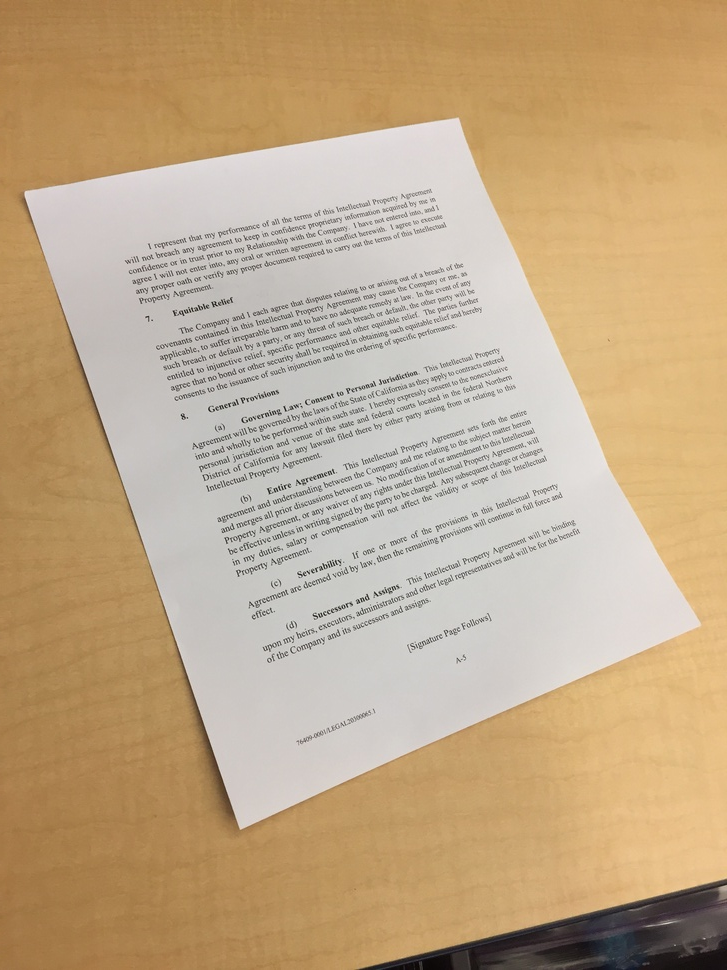
#> input picture images/textos/desk.JPG, 727 x 970 px, shrunk from 2448 x 3264 before the run, found by its file name
$ python rotar.py   (older library calls are emulated)
#> lines starting #> are read from the running program, lines starting #| are printed output that depends on the picture; after the words box and inside, x2 and y2 are one past the last pixel; in counts of white or black regions, pixels touching at a corner belong together
import cv2
import numpy as np
import matplotlib.pyplot as plt

image = cv2.imread('images/textos/desk.JPG')
#> image is the input picture: shape (970, 727, 3); mean B, G, R 136.6, 169.3, 193.6
# image = image[0:2400,800:2800,:]

gray = cv2.cvtColor(image, cv2.COLOR_BGR2GRAY)
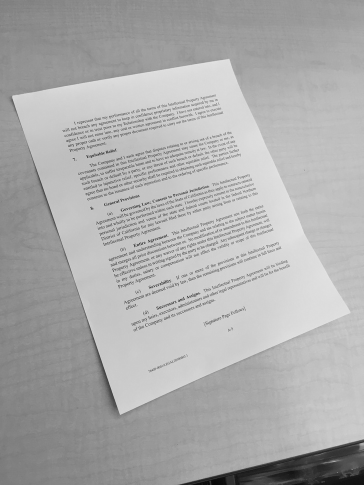
#> gray: shape (970, 727) (shown at 1/2 size); min 5, max 253, mean 172.8
gray = cv2.cvtColor(image, cv2.COLOR_BGR2GRAY)
blurred = cv2.GaussianBlur(gray, (5, 5), 0)
edged = cv2.Canny(blurred, 75, 200)
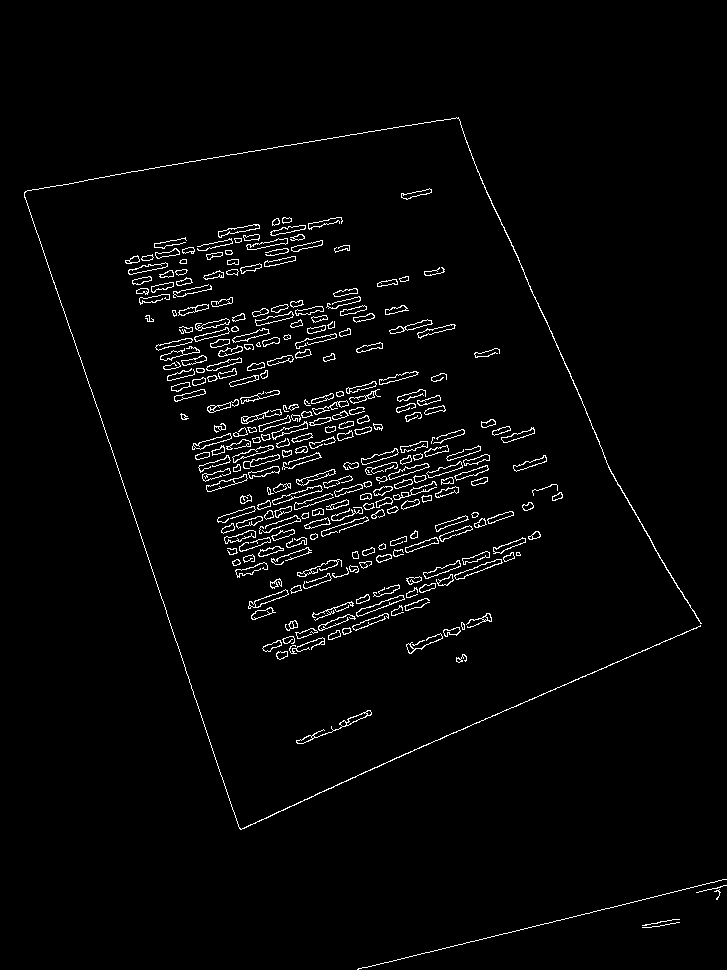
#> edged: shape (970, 727); 2.6% white in thin lines or dots, all inside (x1, y1, x2, y2) = (24, 117, 727, 970)

contours, _ = cv2.findContours(edged.copy(), cv2.RETR_LIST, cv2.CHAIN_APPROX_SIMPLE)
#> contours = 520 contours, 117 with area under 20; largest, box (x1, y1, x2, y2) and area: (24, 117, 702, 830) 302, (272, 485, 323, 505) 256, (356, 595, 405, 617) 252, (454, 559, 503, 580) 240, (296, 710, 372, 744) 234
contours = sorted(contours, key=cv2.contourArea, reverse=True)

document_contour = np.empty([2,2])
# Loop over the contours to find the document
for contour in contours:
    peri = cv2.arcLength(contour, True)
    approx = cv2.approxPolyDP(contour, 0.02 * peri, True)

    if len(approx) == 4:
        document_contour = approx
        break
#> this loop made 3 passes
#> (peri, document_contour) on pass 3: (116.9, [[403, 595], [361, 608], [356, 615], [404, 599]])

def order_points(pts):
    rect = np.zeros((4, 2), dtype="float32")
    s = pts.sum(axis=1)
    rect[0] = pts[np.argmin(s)]
    rect[2] = pts[np.argmax(s)]
    diff = np.diff(pts, axis=1)
    rect[1] = pts[np.argmin(diff)]
    rect[3] = pts[np.argmax(diff)]
    return rect

def four_point_transform(image, pts):
    rect = order_points(pts)
    (tl, tr, br, bl) = rect

    widthA = np.sqrt(((br[0] - bl[0]) ** 2) + ((br[1] - bl[1]) ** 2))
    widthB = np.sqrt(((tr[0] - tl[0]) ** 2) + ((tr[1] - tl[1]) ** 2))
    maxWidth = max(int(widthA), int(widthB))

    heightA = np.sqrt(((tr[0] - br[0]) ** 2) + ((tr[1] - br[1]) ** 2))
    heightB = np.sqrt(((tl[0] - bl[0]) ** 2) + ((tl[1] - bl[1]) ** 2))
    maxHeight = max(int(heightA), int(heightB))

    dst = np.array([
        [0, 0],
        [maxWidth - 1, 0],
        [maxWidth - 1, maxHeight - 1],
        [0, maxHeight - 1]], dtype="float32")

    M = cv2.getPerspectiveTransform(rect, dst)
    warped = cv2.warpPerspective(image, M, (maxWidth, maxHeight))

    return warped

# print(document_contour.flatten('F')[0:4])
# print(document_contour.flatten('F')[4:8])
x = document_contour.flatten('F')[0:4]
#> x = [403, 361, 356, 404]
y = document_contour.flatten('F')[4:8]
#> y = [595, 608, 615, 599]
warped = four_point_transform(image, document_contour.reshape(4, 2))
#> in order_points, `s = pts.sum(axis=1)`: s = [998, 969, 971, 1003]
#> in order_points, `diff = np.diff(pts, axis=1)`: diff = [192, 247, 259, 195]
#> in four_point_transform, `rect = order_points(pts)`: rect = [[361, 608], [403, 595], [404, 599], [356, 615]]
#> in four_point_transform, `(tl, tr, br, bl) = rect`: tl = [361, 608]; tr = [403, 595]; br = [404, 599]; bl = [356, 615]
#> in four_point_transform, `widthA = np.sqrt(((br[0] - bl[0]) ** 2) + ((br[1] - bl[1]) ** 2))`: widthA = 50.6
#> in four_point_transform, `widthB = np.sqrt(((tr[0] - tl[0]) ** 2) + ((tr[1] - tl[1]) ** 2))`: widthB = 43.97
#> in four_point_transform, `maxWidth = max(int(widthA), int(widthB))`: maxWidth = 50
#> in four_point_transform, `heightA = np.sqrt(((tr[0] - br[0]) ** 2) + ((tr[1] - br[1]) ** 2))`: heightA = 4.12
#> in four_point_transform, `heightB = np.sqrt(((tl[0] - bl[0]) ** 2) + ((tl[1] - bl[1]) ** 2))`: heightB = 8.6
#> in four_point_transform, `maxHeight = max(int(heightA), int(heightB))`: maxHeight = 8
#> in four_point_transform, `dst = np.array([ [0, 0], [maxWidth - 1, 0], [maxWidth - 1, maxHeight -..`: dst = [[0, 0], [49, 0], [49, 7], [0, 7]]
#> in four_point_transform, `M = cv2.getPerspectiveTransform(rect, dst)`: M = [[-0.0861, -0.0615, 68.48], [-0.0323, -0.104, 75.13], [-0.000194, -0.00165, 1]]

# [4 lines of commented-out code are left out]

warped_gray = cv2.cvtColor(warped, cv2.COLOR_BGR2GRAY)
cleaned = cv2.adaptiveThreshold(warped_gray, 255, cv2.ADAPTIVE_THRESH_GAUSSIAN_C, cv2.THRESH_BINARY, 11, 2)


# [22 lines left out: function rotate_image, not called in this run]

# rotated_image = rotate_image(image)
#


def applySobel(image):
    blurred = cv2.GaussianBlur(image,(5,5),0)
    grad_x = cv2.Sobel(blurred,cv2.CV_16S,1,0,ksize=3)
    grad_y = cv2.Sobel(blurred,cv2.CV_16S,0,1,ksize=3)

    abs_grad_x = cv2.convertScaleAbs(grad_x)
    abs_grad_y = cv2.convertScaleAbs(grad_y)
    grad = cv2.addWeighted(abs_grad_x,0.5,abs_grad_y,0.5,0)

    return grad

grad = applySobel(image)
#> in applySobel, `grad_x = cv2.Sobel(blurred,cv2.CV_16S,1,0,ksize=3)`:
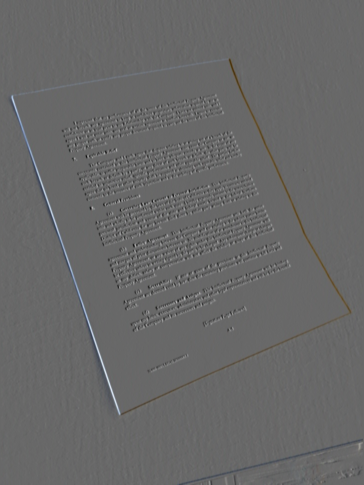
#> grad_x: shape (970, 727, 3) int16 (shown at 1/2 size); mean B, G, R 0.4, 0.5, 0.4; drawn with min black and max white
#> in applySobel, `grad_y = cv2.Sobel(blurred,cv2.CV_16S,0,1,ksize=3)`:
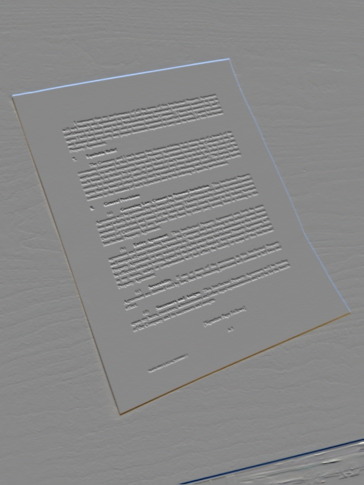
#> grad_y: shape (970, 727, 3) int16 (shown at 1/2 size); mean B, G, R -0.2, -0.5, -0.6; drawn with min black and max white
#> in applySobel, `grad = cv2.addWeighted(abs_grad_x,0.5,abs_grad_y,0.5,0)`:
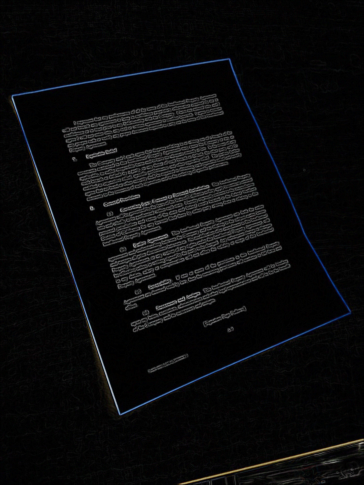
#> grad: shape (970, 727, 3) (shown at 1/2 size); mean B, G, R 11.4, 10.8, 10.6

kernel = np.ones((5,5),np.uint8)
img = cv2.morphologyEx(image, cv2.MORPH_CLOSE, kernel,iterations=3)
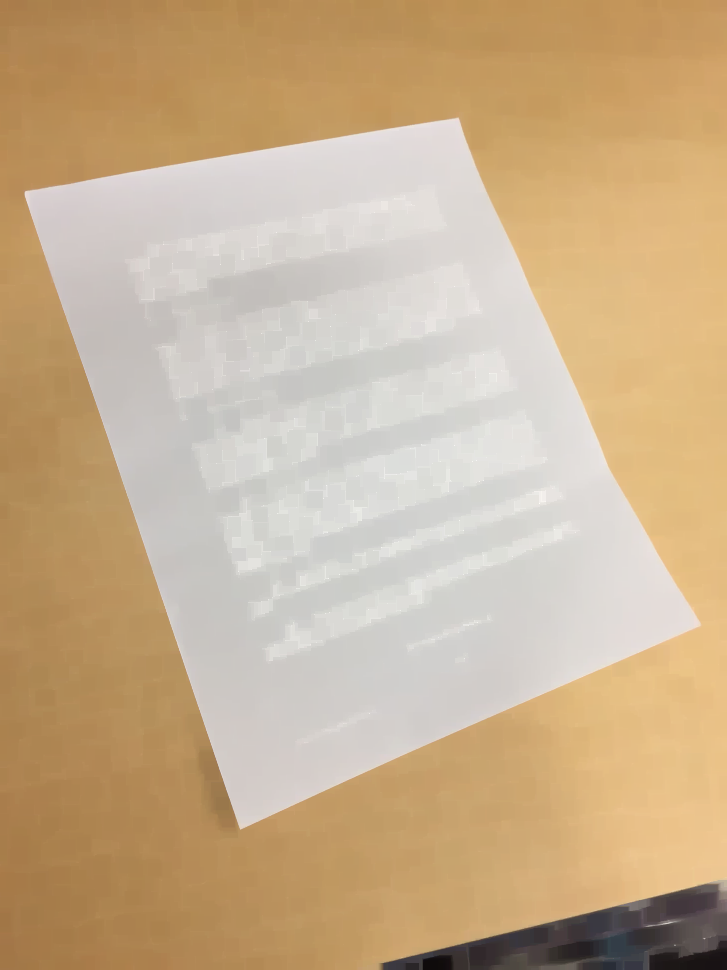
#> img: shape (970, 727, 3); mean B, G, R 143.9, 176.5, 201


plt.figure()
plt.imshow(img[:,:,[2,1,0]])
plt.show()

$ run again, with images/textos/cell_pic.jpg copied over images/textos/desk.JPG
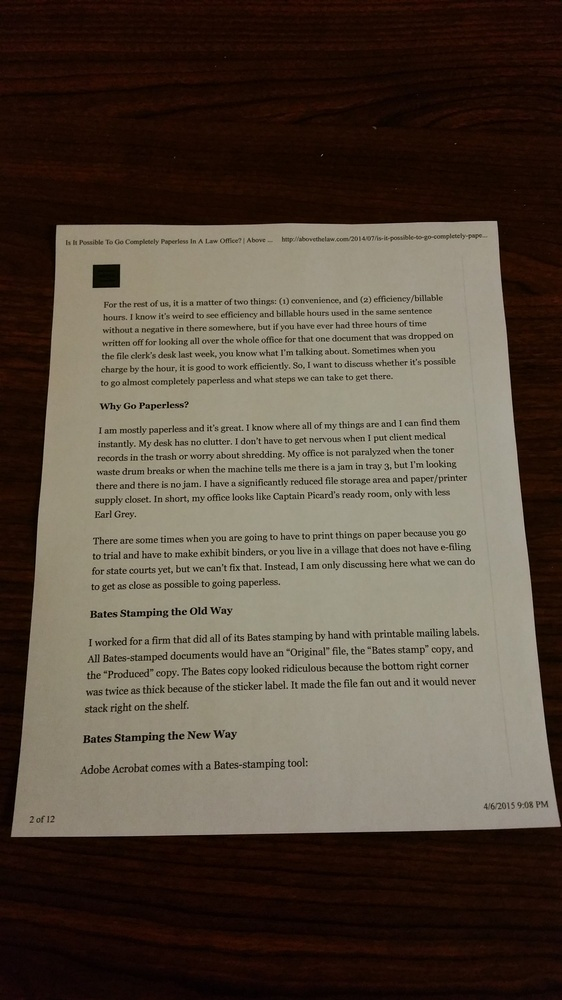
#> input picture images/textos/cell_pic.jpg, 562 x 1000 px, shrunk from 2988 x 5312 before the run, found by its file name
#> image is the input picture: shape (1000, 562, 3); mean B, G, R 66.7, 78.9, 90.4
#> `edged = cv2.Canny(blurred, 75, 200)`:
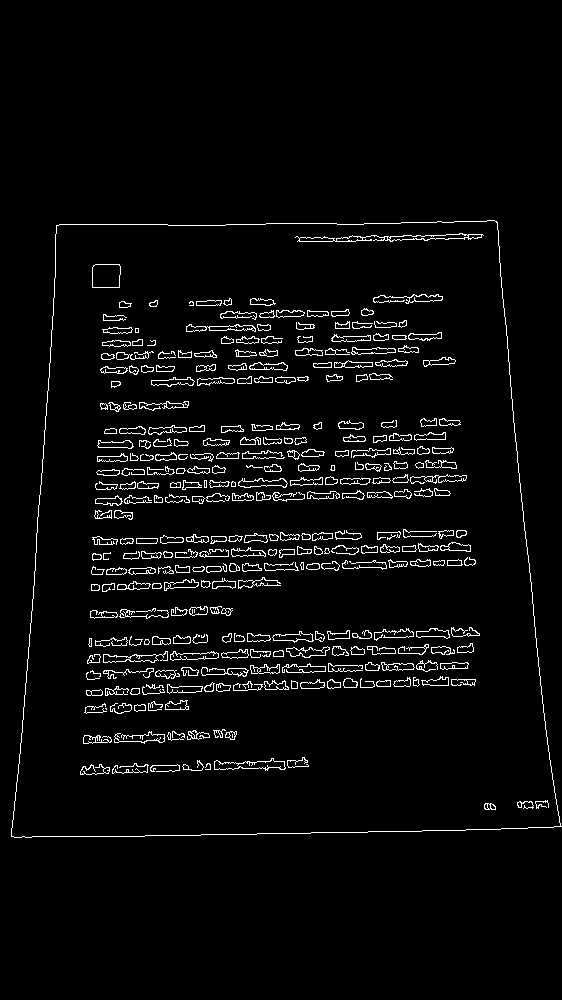
#> edged: shape (1000, 562); 3.8% white in thin lines or dots, all inside (x1, y1, x2, y2) = (11, 220, 562, 838)
#> contours = 621 contours, 162 with area under 20; largest, box (x1, y1, x2, y2) and area: (11, 220, 562, 838) 297859, (11, 220, 561, 838) 297856, (92, 264, 121, 288) 626, (92, 264, 121, 288) 624, (295, 233, 484, 242) 602
#> the loop `for contour in contours:` made 1 pass
#> (peri, document_contour) on pass 1: (2262.3, [[496, 221], [56, 225], [11, 836], [561, 826]])
#> x = [496, 56, 11, 561]
#> y = [221, 225, 836, 826]
#> s = [717, 281, 847, 1387]
#> diff = [-275, 169, 825, 265]
#> rect = [[56, 225], [496, 221], [561, 826], [11, 836]]
#> tl = [56, 225]; tr = [496, 221]; br = [561, 826]; bl = [11, 836]
#> widthA = 550.1
#> widthB = 440
#> maxWidth = 550
#> heightA = 608.5
#> heightB = 612.7
#> maxHeight = 612
#> dst = [[0, 0], [549, 0], [549, 611], [0, 611]]
#> M = [[1.37, 0.101, -99.1], [0.0125, 1.38, -310.9], [-1.23e-05, 0.000452, 1]]
#> cleaned: shape (612, 550); 85.4% white; black in thin lines or dots
#> `img = cv2.morphologyEx(image, cv2.MORPH_CLOSE, kernel,iterations=3)`:
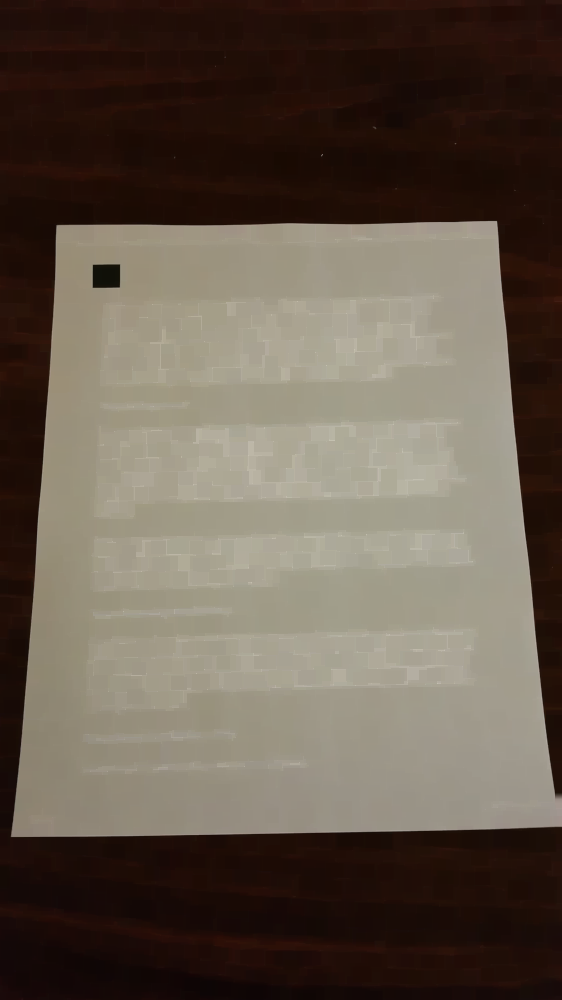
#> img: shape (1000, 562, 3); mean B, G, R 75.8, 87.9, 99.6

$ run again, with images/textos/chart.JPG copied over images/textos/desk.JPG
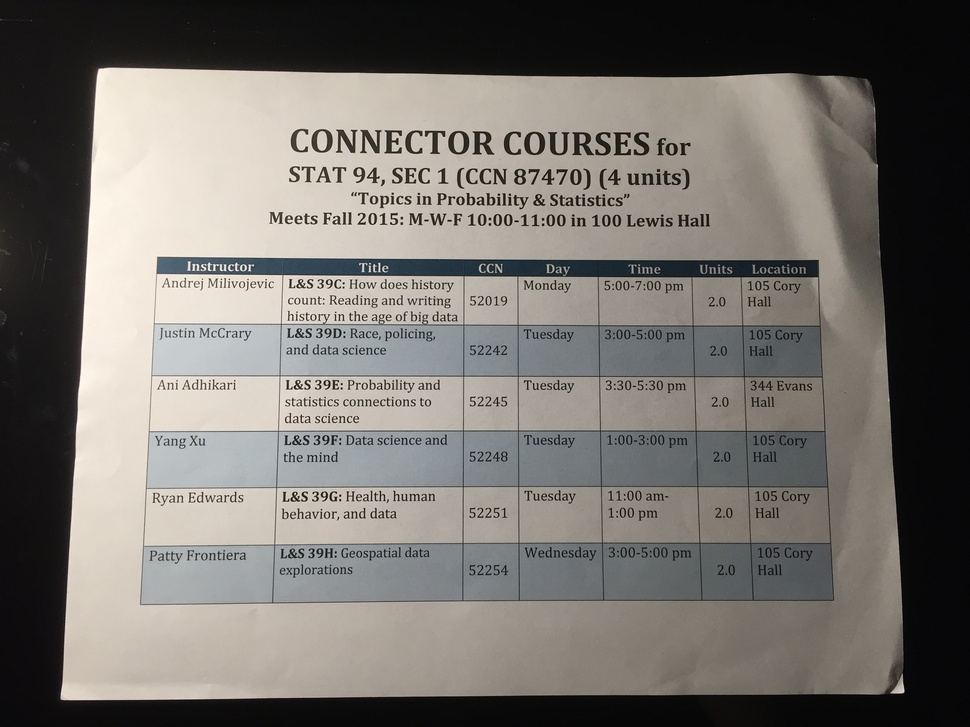
#> input picture images/textos/chart.JPG, 970 x 727 px, shrunk from 3264 x 2448 before the run, found by its file name
#> image is the input picture: shape (727, 970, 3); mean B, G, R 109.6, 114.5, 118.2
#> `edged = cv2.Canny(blurred, 75, 200)`:
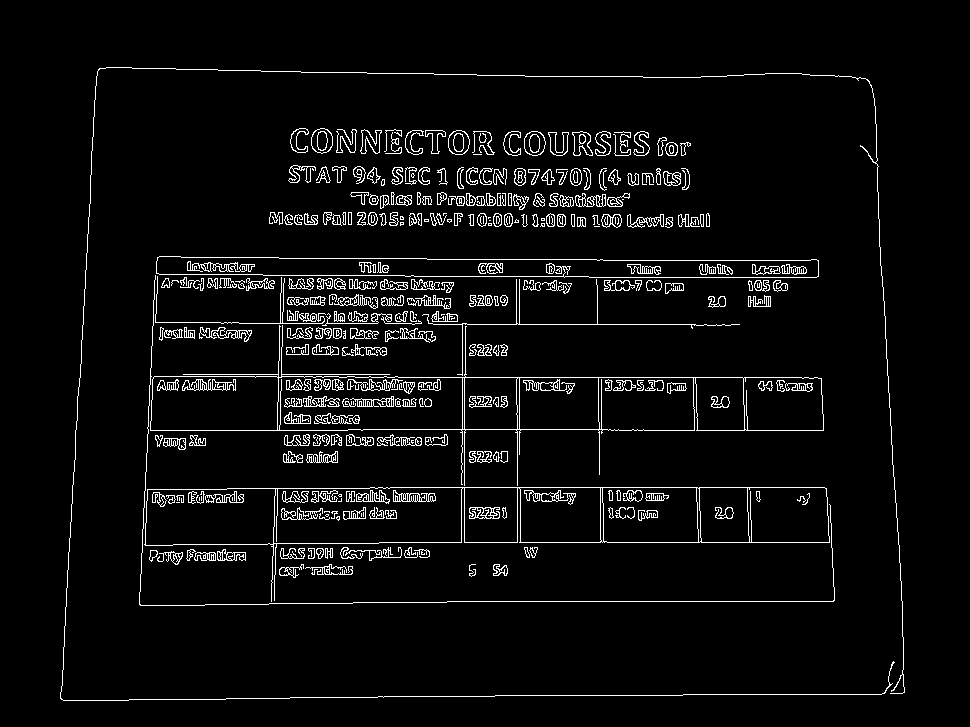
#> edged: shape (727, 970); 4.7% white in thin lines or dots, all inside (x1, y1, x2, y2) = (60, 67, 905, 701)
#> contours = 923 contours, 405 with area under 20; largest, box (x1, y1, x2, y2) and area: (144, 487, 830, 602) 37234, (150, 325, 824, 486) 35334, (156, 256, 819, 278) 11322, (156, 256, 819, 278) 11302, (273, 487, 463, 544) 10294
#> the loop `for contour in contours:` made 7 passes
#> (peri, document_contour) on pass 7: (369, [[275, 489], [272, 544], [145, 544], [148, 489]])
#> x = [275, 272, 145, 148]
#> y = [489, 544, 544, 489]
#> s = [764, 816, 689, 637]
#> diff = [214, 272, 399, 341]
#> rect = [[148, 489], [275, 489], [272, 544], [145, 544]]
#> tl = [148, 489]; tr = [275, 489]; br = [272, 544]; bl = [145, 544]
#> widthA = 127
#> heightA = 55.08
#> maxHeight = 55
#> dst = [[0, 0], [126, 0], [126, 54], [0, 54]]
#> M = [[0.992, 0.0541, -173.3], [0, 0.982, -480.1], [0, 1.54e-18, 1]]
#> cleaned: shape (55, 127); 89.2% white; black in thin lines or dots
#> `img = cv2.morphologyEx(image, cv2.MORPH_CLOSE, kernel,iterations=3)`:
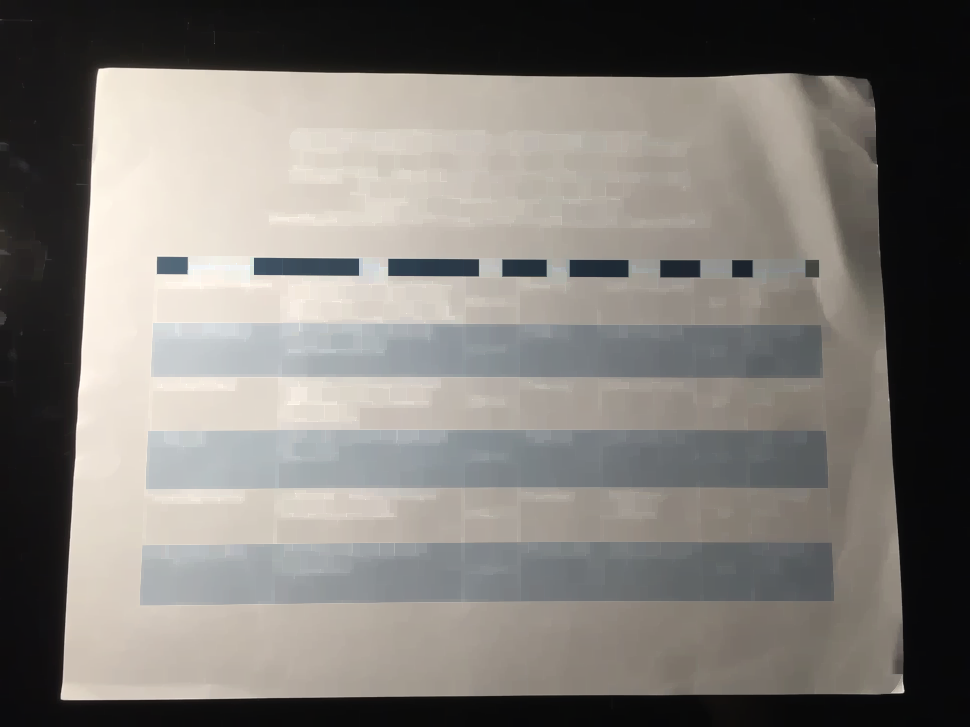
#> img: shape (727, 970, 3); mean B, G, R 118.5, 123.1, 126.8
